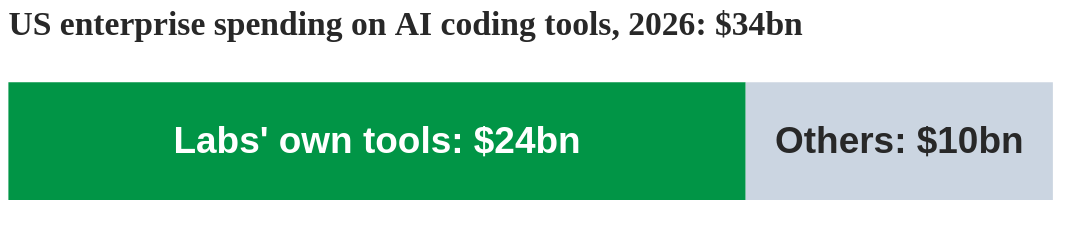

Vega-Lite specification for this chart:
### Vega-Lite specification from a JSON file in a GitHub repository (floating-point values rounded to 4 significant figures)
{"$schema": "https://vega.github.io/schema/vega-lite/v5.json", "width": 640, "height": 110, "data": {"values": [{"y": "2026", "lab": "Labs", "v": 24, "c": "#019546", "o": 0, "t": "Labs' own tools: $24bn"}, {"y": "2026", "lab": "Others", "v": 10, "c": "#cbd5e1", "o": 1, "t": "Others: $10bn"}]}, "layer": [{"mark": {"type": "bar", "height": 70}, "encoding": {"y": {"field": "y", "type": "ordinal", "axis": null}, "x": {"field": "v", "type": "quantitative", "stack": "zero", "axis": null}, "order": {"field": "o"}, "color": {"field": "c", "type": "nominal", "scale": null}}}, {"transform": [], "mark": {"type": "text", "fontSize": 22, "fontWeight": "bold", "dx": 0}, "encoding": {"y": {"field": "y", "type": "ordinal"}, "x": {"field": "v", "type": "quantitative", "stack": "zero", "bandPosition": 0.5}, "order": {"field": "o"}, "text": {"field": "t"}, "color": {"condition": {"test": "datum.lab=='Others'", "value": "#282828"}, "value": "#ffffff"}}}], "config": {"font": "Tahoma, Verdana, sans-serif", "axis": {"labelFontSize": 24, "titleFontSize": 22, "labelColor": "#282828", "titleColor": "#282828"}, "view": {"stroke": null}}, "title": {"text": "US enterprise spending on AI coding tools, 2026: $34bn", "fontSize": 20, "color": "#282828", "anchor": "start", "font": "Tahoma"}}
